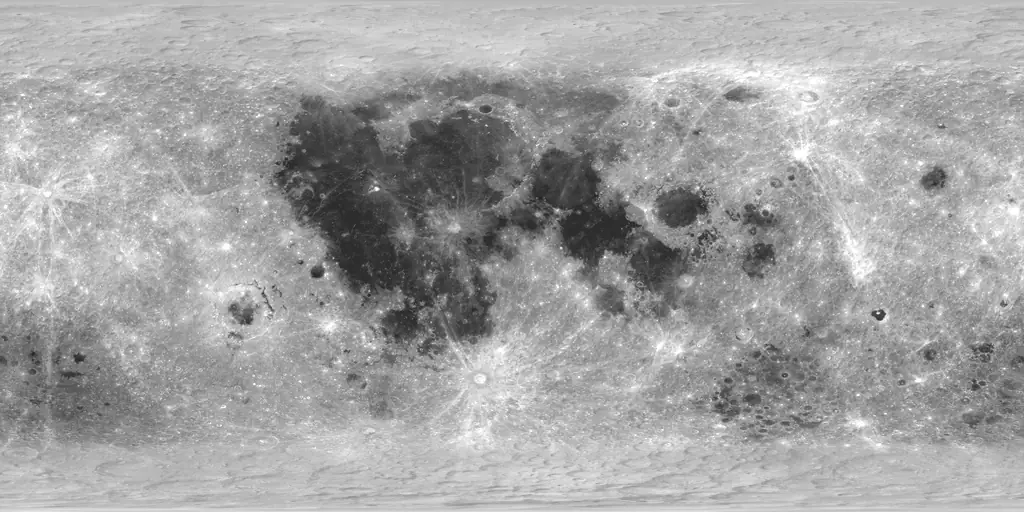
#> input picture src/assets/moon/moon-1024.webp, 1024 x 512 px, given in place of lroc_color_poles_4k.tif, which was not available
$ python render-moon-sphere-texture.py ../src/assets/moon/moon-1024.webp
#> lines starting #> are read from the running program, lines starting #| are printed output that depends on the picture; pictures that were not available may be replaced by others from this repository, and a replacement may not be noted
"""Build the equirectangular texture for the hero's 3D moon.

Source (public domain, credit: NASA's Scientific Visualization Studio):
  https://svs.gsfc.nasa.gov/4720  (CGI Moon Kit)
  lroc_color_poles_4k.tif  colour/albedo, 4096 x 2048
  ldem_16_uint.tif         elevation, 16 px/degree

Output: a 1024 x 512 grayscale map (longitude -180..180, latitude 90..-90):
albedo with a gentle, overhead-lit relief baked in so craters read when the
canvas wraps it on the sphere. The canvas does the real (phase) lighting.
Needs numpy and Pillow (dev only). Run in the folder holding the sources:
    python render-moon-sphere-texture.py sphere.png
then encode to src/assets/moon/ as AVIF + WebP, each under 80 KB.
"""
import sys
import numpy as np
from PIL import Image

Image.MAX_IMAGE_PIXELS = None
W, H = 1024, 512


def main(out):
#> called with out = '../src/assets/moon/moon-1024.webp'
    albedo = Image.open("lroc_color_poles_4k.tif").convert("L").resize((W, H), Image.LANCZOS)
    albedo = np.asarray(albedo, dtype=np.float64) / 255.0
#> albedo: shape (512, 1024) float64

    dem = Image.open("ldem_16_uint.tif").resize((W, H), Image.BILINEAR)
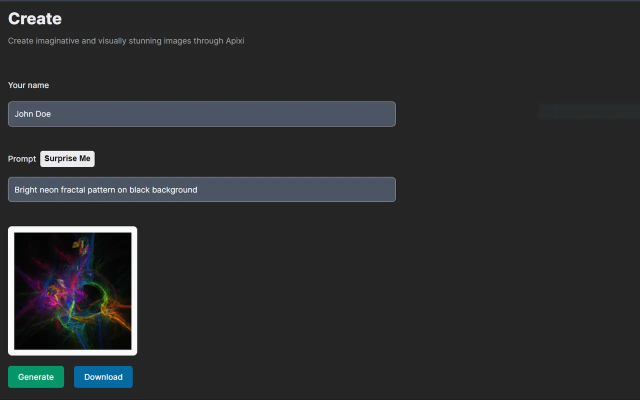
#> input picture src/assets/projects/apixi-1280.webp, 1280 x 800 px, given in place of ldem_16_uint.tif, which was not available (shown at 1/2 size)
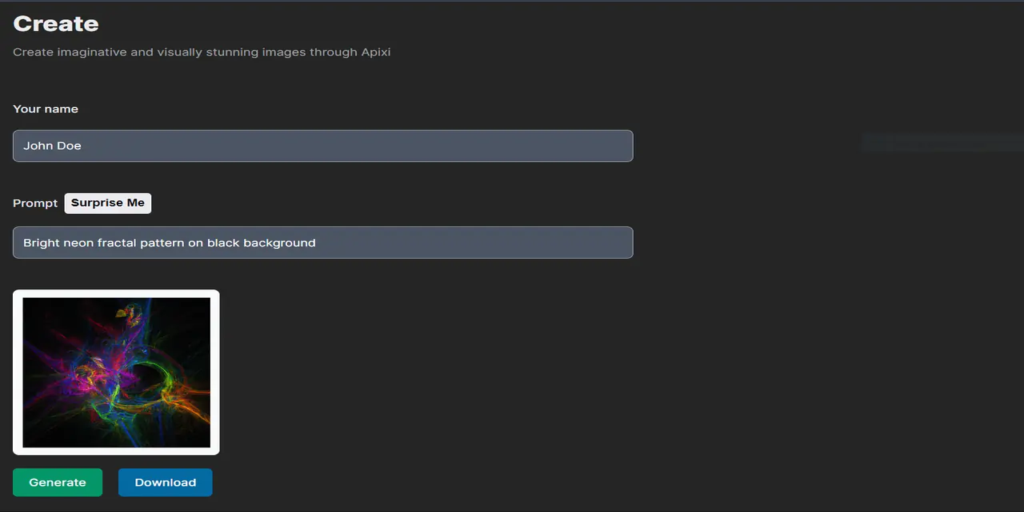
#> dem: PIL image 1024x512 RGB; mean R, G, B 43.5, 45.2, 46.5
    dem = np.asarray(dem, dtype=np.float64) * 0.5  # half-metre units -> m
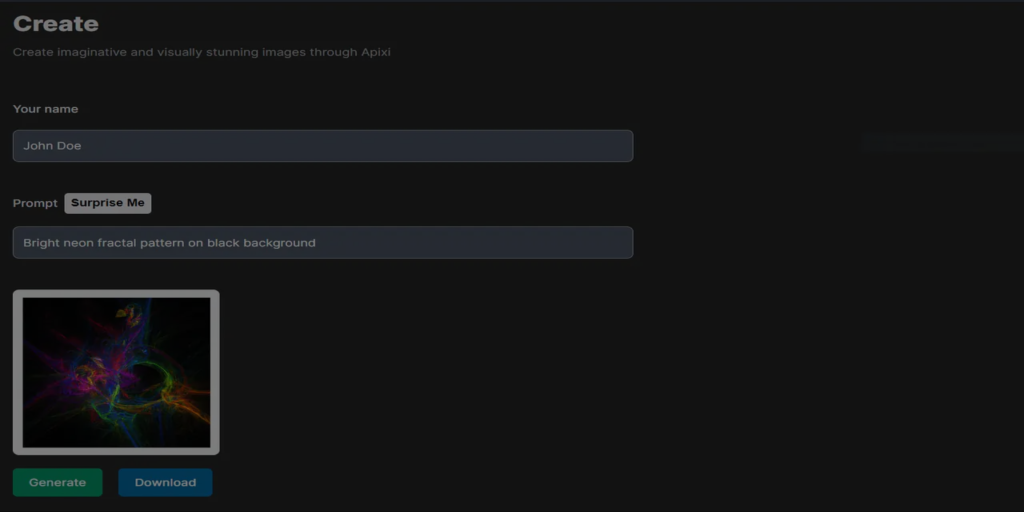
#> dem: shape (512, 1024, 3) float64; mean R, G, B 21.8, 22.6, 23.3
    px = 2 * np.pi * 1737400 / W  # metres per pixel at the equator
    lats = np.radians(np.linspace(90, -90, H))[:, None]
#> (the run stopped early here; a loop or call above may not have finished)
